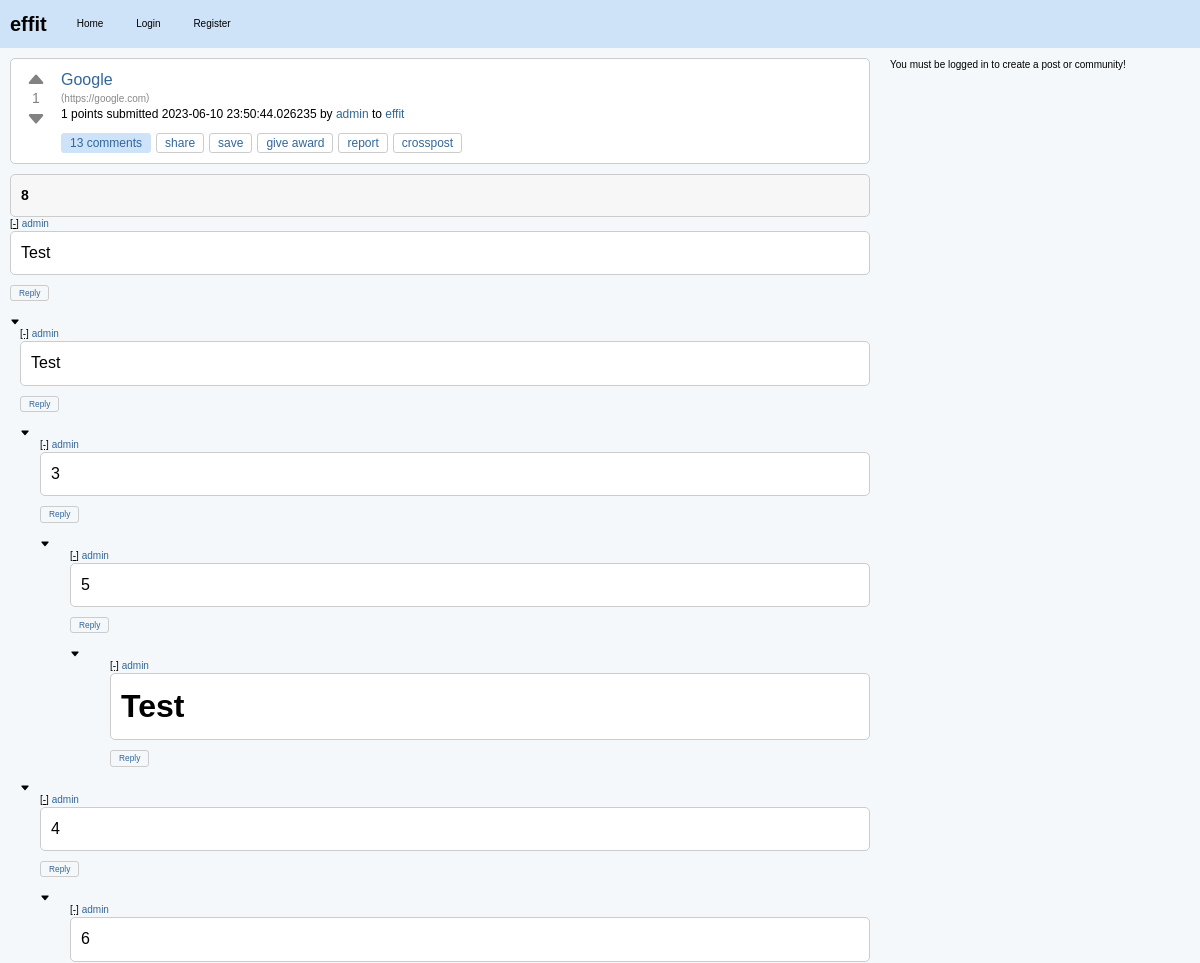
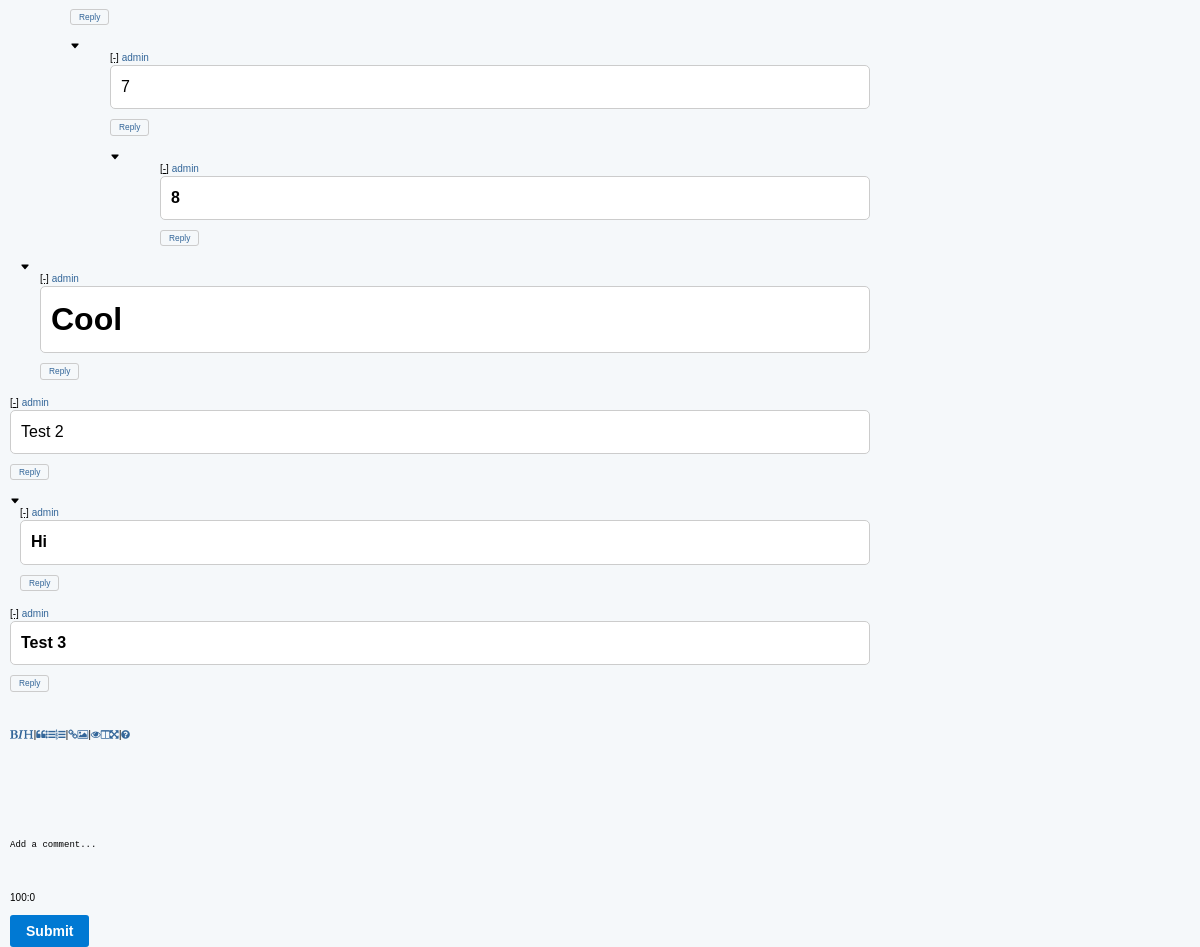
Page /c/effit/p/google-a765d78e on the committed database (2 pictures, top to bottom).
### effit.py (models this page shows)
class Post(db.Model):
    id = db.Column(db.Integer, primary_key=True)
    title = db.Column(db.String(120), nullable=False)
    content = db.Column(db.Text, nullable=False)
    user_id = db.Column(db.Integer, db.ForeignKey("user.id"), nullable=False)
    created_at = db.Column(db.DateTime, default=datetime.utcnow)
    community_id = db.Column(db.Integer, db.ForeignKey("community.id"), nullable=False)
    upvotes = db.Column(db.Integer, default=0)
    downvotes = db.Column(db.Integer, default=0)
    comments = db.relationship("Comment", backref="post", lazy=True)
    slug = db.Column(db.String(120), nullable=False)
    link = db.Column(db.String(500))
    is_link_post = db.Column(db.Boolean, default=False)
    @property
    def score(self):
        return self.upvotes - self.downvotes

class User(db.Model):
    id = db.Column(db.Integer, primary_key=True)
    username = db.Column(db.String(80), unique=True, nullable=False)
    password = db.Column(db.String(120), nullable=False)
    posts = db.relationship("Post", backref="author", lazy=True)
    communities = db.relationship(
        "Community",
        secondary=community_members,
        backref=db.backref("members", lazy="dynamic"),
    )

class Community(db.Model):
    id = db.Column(db.Integer, primary_key=True)
    name = db.Column(db.String(80), unique=True, nullable=False)
    description = db.Column(db.String(200))
    creator_id = db.Column(db.Integer, db.ForeignKey("user.id"))
    creator = db.relationship(
        "User", backref=db.backref("created_communities", lazy=True)
    )
    posts = db.relationship("Post", backref="community", lazy=True)

class Comment(db.Model):
    id = db.Column(db.Integer, primary_key=True)
    content = db.Column(db.Text, nullable=False)
    user_id = db.Column(db.Integer, db.ForeignKey("user.id"), nullable=False)
    post_id = db.Column(db.Integer, db.ForeignKey("post.id"), nullable=False)
    parent_id = db.Column(db.Integer, db.ForeignKey("comment.id"), nullable=True)
    author = db.relationship("User", backref=db.backref("comments", lazy=True))
    children = db.relationship(
        "Comment", backref=db.backref("parent", remote_side=[id]), lazy="dynamic"
    )

### effit.py (the view, shortened to what this page needs)
@app.route("/c/<string:community_name>/p/<string:post_slug>", methods=["GET", "POST"])
def post_detail(community_name, post_slug):
    post = Post.query.filter_by(slug=post_slug).first()
    post_content = markdown.markdown(post.content)
    print(post_content)
    if post is None:
        return "Post not found!", 404
    comments = Comment.query.filter(
        Comment.post_id == post.id, Comment.parent_id.is_(None)
    ).all()
    for comment in comments:
        comment.content = markdown.markdown(comment.content)
        comment.replies = Comment.query.filter(Comment.post_id == post.id)
        for reply in comment.replies:
            reply.content = markdown.markdown(reply.content)
    post.content = markdown.markdown(post.content)
    community = Community.query.filter_by(name=community_name).first()
    if community is None:
        return "Community not found!", 404
    community_id = community.id
    return render_template(
        "post_detail.html",
        post=post,
        comments=comments,
        community=community,
        community_id=community_id,
    )

### templates/post_detail.html (shortened to what this page needs)
{% extends "layout.html" %}
{% block content %}
<div class="post-item" id="post-{{ post.id }}">
    <div class="post">
        <div class="vote">
            <button class="upvote" onclick="vote('{{ post.id }}', '{{ post.slug }}', '{{ post.community.name }}', 'upvote')">
                <svg xmlns="http://www.w3.org/2000/svg" width="20" height="20" fill="currentColor" class="bi bi-caret-up-fill" viewBox="0 0 16 16">
                  <path d="M7.247 4.86l-4.796 5.481c-.646.74.037 1.659.877 1.659h9.392c.839 0 1.523-.92.877-1.659l-4.796-5.48a1 1 0 0 0-1.554 0z"/>
                </svg>
            </button>
            <span class="score">{{ post.score }}</span>
            <button class="downvote" onclick="vote('{{ post.id }}', '{{ post.slug }}', '{{ post.community.name }}', 'downvote')">
                <svg xmlns="http://www.w3.org/2000/svg" width="20" height="20" fill="currentColor" class="bi bi-caret-down-fill" viewBox="0 0 16 16">
                  <path d="M7.247 11.14l-4.796-5.481c-.646-.74.037-1.659.877-1.659h9.392c.839 0 1.523.92.877 1.659l-4.796 5.481a1 1 0 0 1-1.554 0z"/>
                </svg>
            </button>
        </div>
        <div class="post-info">
            <h3>
                {% if post.is_link_post %}
                <a class="title may-blank loggedin" href="{{ post.link }}">{{ post.title }}</a>
                {% else %}
                <a class="title may-blank loggedin" href="/c/{{ community.name }}/p/{{ post.slug }}">{{ post.title }}</a>
                {% endif %}
                </h3>
                {% if post.is_link_post %}
                <span class="domain">(<a href="{{ post.link }}">{{ post.link }}</a>)</span>
                {% else %}
                <span class="domain">(<a href="{{ url_for('community_posts', community_name=post.community.name) }}">self.{{ post.community.name }}</a>)</span>
                {% endif %}
            <p class="tagline">
                <span>{{ post.score }} points</span>
                submitted <time datetime="{{ post.created_at.isoformat() }}">{{ post.created_at }}</time>
                by <a href="{{ url_for('user_posts', username=post.author.username) }}" class="author may-blank id-t2_d2kpf">{{ post.author.username }}</a>
                to <a href="{{ url_for('community_posts', community_name=post.community.name) }}" class="subrs hover may-blank">{{ post.community.name }}</a>
            </p>
            <ul class="flat-list buttons">
                <li class="first">
                    <a href="{{ url_for('post_detail', community_name=post.community.name, post_slug=post.slug) }}" class="bylink comments may-blank" rel="nofollow">
                        {{ post.comments|length }} comments
                    </a>
                </li>
                <li class="share"><a class="post-sharing-button">share</a></li>
                <li class="link-save-button save-button login-required"><a>save</a></li>
                <li class="give-gold-button"><a href="#" class="give-gold login-required access-required gold-give-gold" rel="nofollow">give award</a></li>
                <li class="report-button login-required"><a href="#" class="reportbtn access-required">report</a></li>
                <li class="crosspost-button"><a class="post-crosspost-button">crosspost</a></li>
            </ul>
        </div>
    </div>
    <div class="post-content">
        {{ post.content|safe }}
    </div>
</div>
{% macro render_comment(comment, level=0) %}
<div id="comment-{{ comment.id }}" style="margin-left: {{ level * 10 }}px;" class="comment-container">
    <p class="tagline">
        <span>
            <a href="javascript:void(0)" class="toggle-button" onclick="toggleComments('comment-{{ comment.id }}')">[-]</a>
            <a href="{{ url_for('user_posts', username=comment.author.username) }}" class="author may-blank id-t2_d2kpf">{{ comment.author.username }}</a>
        </span>
    </p>
    <div id="comment-body-{{ comment.id }}" class="comment-body">
        <div class="comment">
            {{ comment.content|safe }}
        </div>
        <button class="reply-button">Reply</button>
        <div class="replies">
            {% for reply in comment.children %}
            <svg xmlns="http://www.w3.org/2000/svg" width="10" height="10" fill="currentColor" class="bi bi-caret-down-fill" viewBox="0 0 16 16">
                <path d="M7.247 11.14l-4.796-5.481c-.646-.74.037-1.659.877-1.659h9.392c.839 0 1.523.92.877 1.659l-4.796 5.481a1 1 0 0 1-1.554 0z"/>
              </svg>
            {{ render_comment(reply, level + 1) }}
            {% endfor %}
        </div>
    </div>
</div>
{% endmacro %}
<div class="comments">
    {% for comment in comments %}
        {{ render_comment(comment)|safe }}
    {% endfor %}
</div>
<form action="{{ url_for('add_comment', post_id=post.id) }}" method="post">
    <div class="comment-form">
        <input type="submit" value="Submit">
    </div>
</form>
{% endblock %}

### static/styles.css (style rules this page uses)
body, ul, ol, li, p, h1, h2, h3, h4, h5, h6, form, fieldset, input, textarea, button { margin: 0; padding: 0; border: 0; }
body { background-color: #f5f8fa; color: #000000; font: normal x-small Arial, sans-serif; font-style: normal; font-variant-caps: normal; font-weight: normal; font-stretch: normal; font-size: x-small; line-height: normal; font-family: verdana, arial, helvetica, sans-serif; font-size-adjust: none; font-kerning: auto; font-optical-sizing: auto; font-variant-alternates: normal; font-variant-east-asian: normal; font-variant-ligatures: normal; font-variant-numeric: normal; font-variant-position: normal; font-language-override: normal; font-feature-settings: normal; font-variation-settings: normal; line-height: 1.4; }
.post, .comment { background-color: #ffffff; margin-bottom: 10px; padding: 10px; border: 1px solid #cccccc; font-size: medium; font-family: Arial,sans-serif; display: flex; align-items: start; border-radius: 5px; }
.post h3, .comment h3 { margin: 0; font-size: 16px; line-height: 1.4; }
.post h3 a, .comment h3 a { color: #336699; text-decoration: none; }
.post-content { background-color: #f7f7f7; font-size: 14px; line-height: 1.5; color: #000; border: 1px solid #ccc; border-radius: 5px; max-width: 100vw; padding: 10px; flex: auto; }
h1, h2, h3, h4, h5, h6 { color: #000000; }
a { color: #336699; text-decoration: none; }
.toggle-button { cursor: pointer; color: black; text-decoration: underline; }
.post .title { font-size: medium; font-weight: normal; margin-bottom: 1px; margin-bottom: 5px; }
.domain { color: #888; display: inline; overflow: hidden; white-space: nowrap; text-overflow: ellipsis; vertical-align: middle; max-width: 19em; font-size: x-small; }
.domain a { color: #888; display: inline-block; overflow: hidden; white-space: nowrap; text-overflow: ellipsis; vertical-align: middle; max-width: 19em; text-decoration: none; }
.post p { margin-bottom: 10px; font-size: medium; font-family: Segoe,"PT Sans",Arial,sans-serif; }
.post .tagline { font-size: 12px; }
.flat-list.buttons { list-style: none; margin: 0; padding: 0; display: flex; align-items: center; }
.reply-button { margin-right: auto; margin-top: 0px; padding: 3px 8px; font-size: smaller; line-height: 1; color: #336699; text-decoration: none; background-color: transparent; border: 1px solid #cccccc; border-radius: 3px; transition: background-color 0.2s ease; margin-bottom: 16px; }
.flat-list.buttons li { display: inline-block; margin-right: 5px; }
.flat-list.buttons li a { display: inline-block; padding: 3px 8px; font-size: 12px; line-height: 1; color: #336699; text-decoration: none; background-color: transparent; border: 1px solid #cccccc; border-radius: 3px; transition: background-color 0.2s ease; }
.flat-list.buttons .comments { padding: 3px 8px; background-color: #cee3f8; color: #336699; border: 1px solid #cee3f8; border-radius: 3px; }
.flat-list.buttons .save-button, .flat-list.buttons .give-gold-button, .flat-list.buttons .report-button, .flat-list.buttons .crosspost-button { background-color: #ffffff; }
.flat-list.buttons .login-required { cursor: pointer; }
.comment-form { margin-top: 20px; }
.comment-form input[type="submit"] { margin-top: 10px; padding: 8px 16px; font-size: 14px; font-weight: bold; background-color: #0079d3; color: #fff; border: none; border-radius: 3px; cursor: pointer; }
.vote { display: flex; flex-direction: column; align-items: center; justify-content: center; width: 30px; margin-right: 10px; }
.upvote, .downvote { height: 20px; border: none; background: none; color: #828282; cursor: pointer; font-size: 20px; line-height: 1; }
.score { font-size: 14px; color: #828282; }

### rows in the picture
Post: score "1", title "Google", link "https://google.com", created_at "2023-06-10 23:50:44.026235", content "8"
User: author.username "admin"
Community: community.name "effit"
Comment: author.username "admin", content "Test"
Comment: content "Test"
Comment: content "3"
Comment: content "5"
Comment: content "Test"
Comment: content "4"
Comment: content "6"
Comment: content "7"
Comment: content "8"
Comment: content "Cool"
Comment: author.username "admin", content "Test 2"
Comment: content "Hi"
Comment: author.username "admin", content "Test 3"

### other values in the picture
{{ post.comments|length }} "13"
